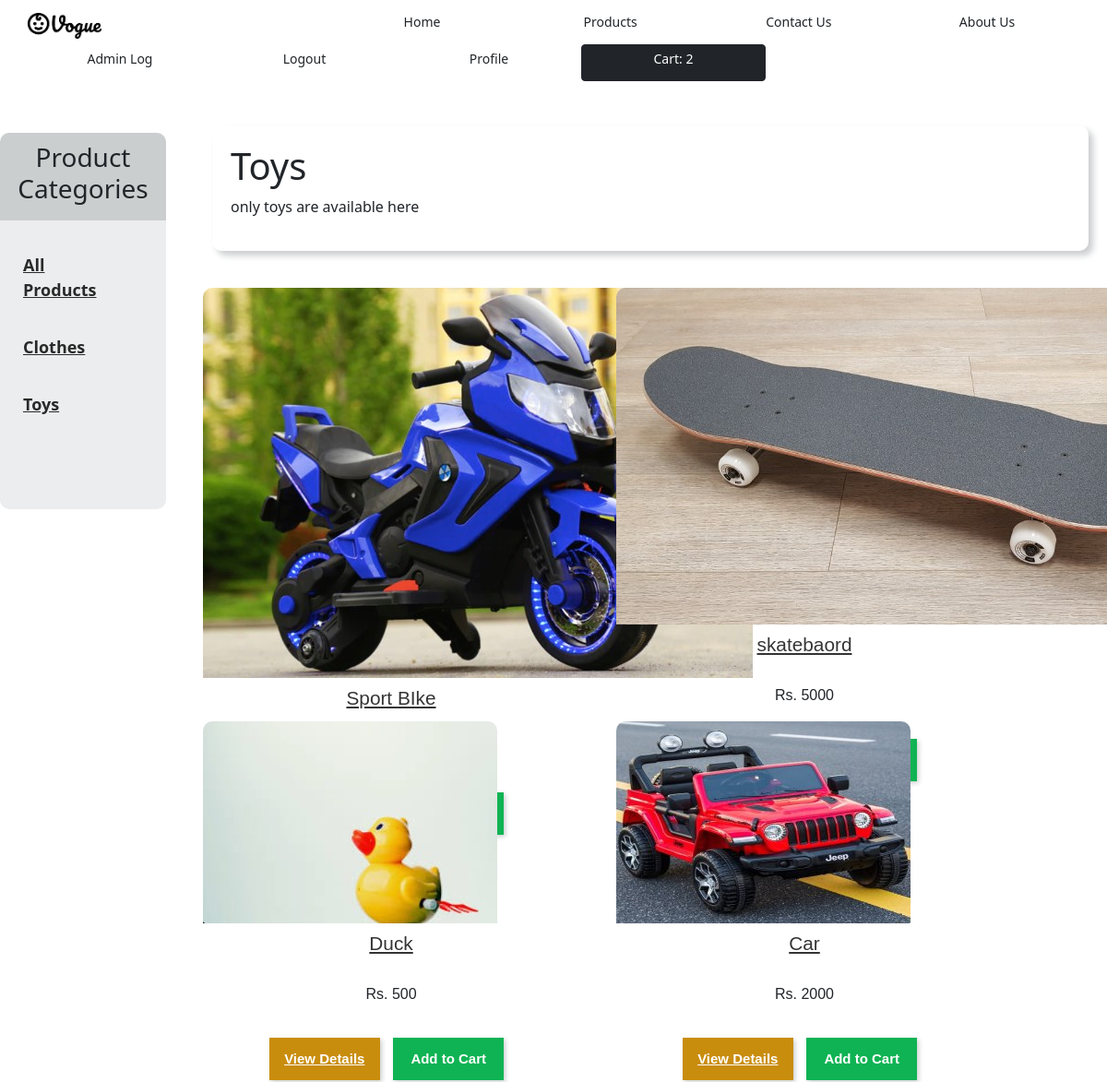
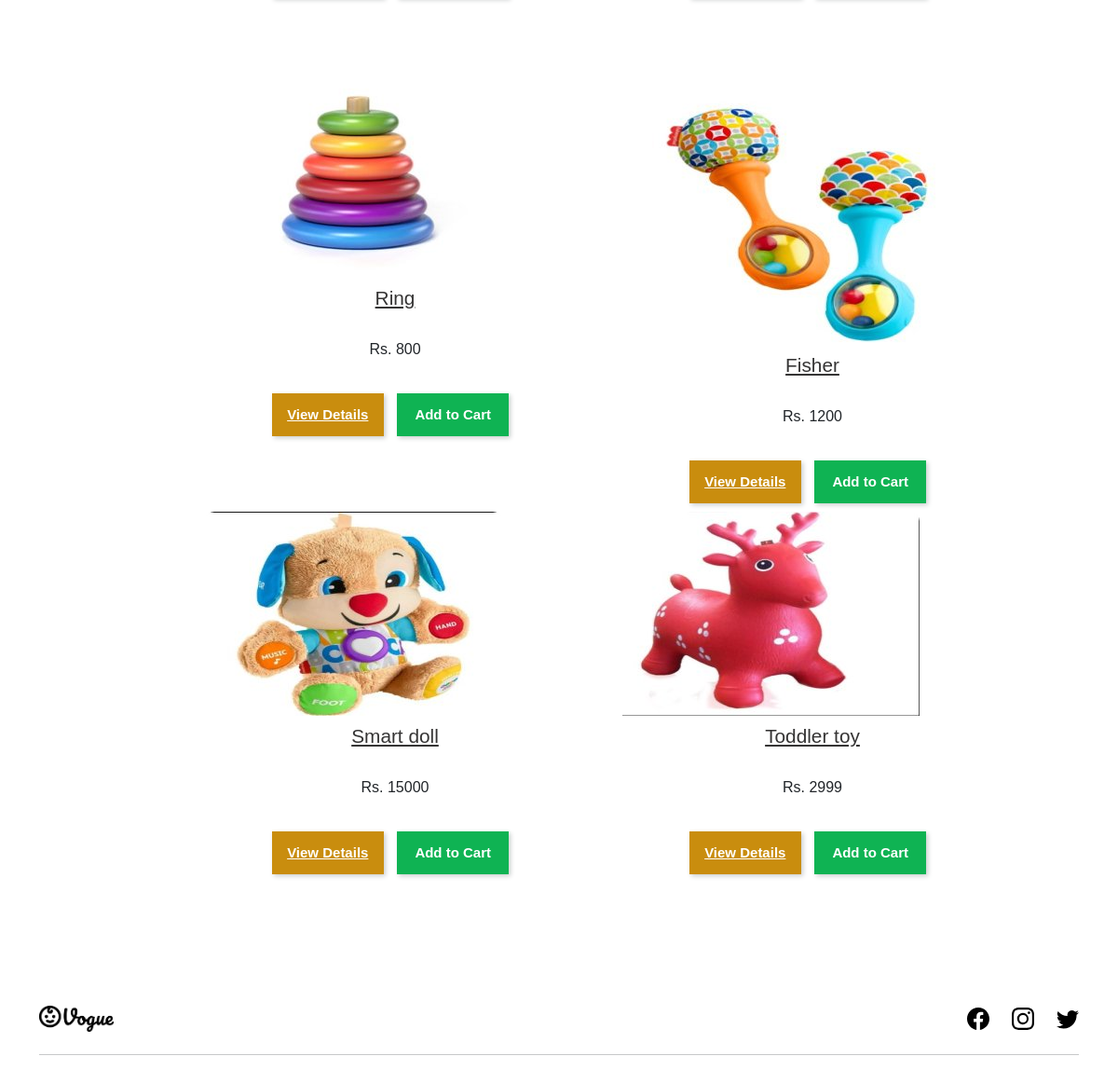
The app's page /index/products.php?cat=5 (signed in), older data (2 pictures, top to bottom).
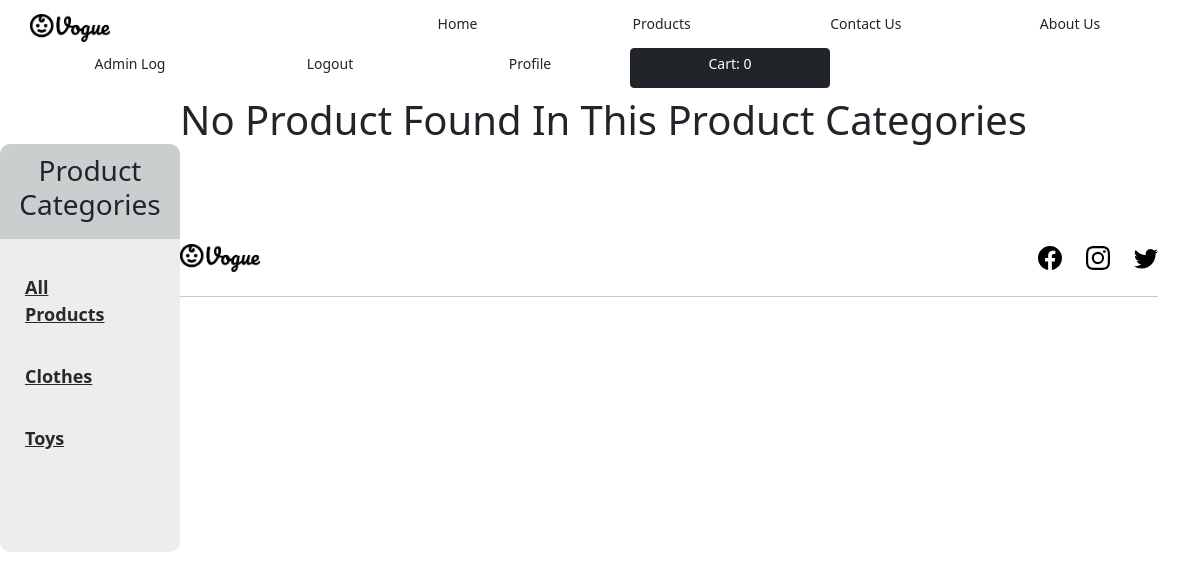
The same page, newer data.
### tables this page shows
CREATE TABLE IF NOT EXISTS `category` (
  `categoryID` int NOT NULL AUTO_INCREMENT,
  `categoryName` varchar(20) NOT NULL,
  `discription` varchar(250) NOT NULL,
  `imageLocation` varchar(1000) NOT NULL,
  PRIMARY KEY (`categoryID`)
);

CREATE TABLE IF NOT EXISTS `product` (
  `productID` int NOT NULL AUTO_INCREMENT,
  `productName` varchar(200) NOT NULL,
  `quantity` int NOT NULL,
  `unitsOnOrder` int NOT NULL DEFAULT '0',
  `unitPrice` int NOT NULL,
  `description` varchar(1000) NOT NULL,
  `discount` int NOT NULL,
  `imageLocation` varchar(1000) NOT NULL,
  `categoryID` int NOT NULL,
  `adminID` int NOT NULL,
  PRIMARY KEY (`productID`),
  KEY `categoryID` (`categoryID`),
  KEY `adminID` (`adminID`)
);

### index/functions.php (the view, shortened to what this page needs)
<?php
function getCat()
{
    require("connection.php");
    $get_category = "select * from category";
    $run_category = mysqli_query($conn, $get_category);
    while ($row_category = mysqli_fetch_array($run_category)) {
        $cat_id = $row_category['categoryID'];
        $cat_title = $row_category['categoryName'];
        echo "
    <li>
         <a class='Ctitle' href='products.php?cat=$cat_id'>
            $cat_title
         </a>
    </li>
    ";
    }
}
function getpcatpro()
{
    require("connection.php");
    if (isset($_GET['cat'])) {
        $p_cat_id = $_GET['cat'];
        $get_p_cat = "select * from category where categoryID='$p_cat_id'";
        $run_p_cat = mysqli_query($conn, $get_p_cat);
        $row_p_cat = mysqli_fetch_array($run_p_cat);
        $p_cat_title = $row_p_cat['categoryName'];
        $p_cat_desc = $row_p_cat['discription'];
        $get_products = "select * from product where categoryID='$p_cat_id'";
        $run_products = mysqli_query($conn, $get_products);
        $count = mysqli_num_rows($run_products);
        if ($count == 0) {
            echo "
                <div class='box'>
                    <h1> No Product Found In This Product Categories </h1>
                </div>
            ";
        } else {
            echo "
            <div class='box' style='padding:20px; margin-left:50px; margin-top:40px; margin-right:20px; border-radius:10px;   box-shadow: 5px 5px 7px #cbcecf, -5px -5px 7px #ffffff;'>
                    <h1> $p_cat_title </h1>
                    <p> $p_cat_desc </p>
                </div>
            ";
        }
        echo "<div class='Pcontainer'>
        <ul>
    ";
        while ($row_products = mysqli_fetch_array($run_products)) {
            $pro_id = $row_products['productID'];
            $pro_title = $row_products['productName'];
            $pro_price = $row_products['unitPrice'];
            $pro_img = $row_products['imageLocation'];
            echo "
        <li>
                <a href='productDetail.php?pro_id=$pro_id'>
                    <img class='Pimg' src='../source/Images/product_images/$pro_img' >
                </a>
                <div class='text'>
                    <h3>
                        <a class='Ptitle' href='productDetail.php?pro_id=$pro_id'>
                            $pro_title
                        </a>
                    </h3>
                    <p class='price'>
                        Rs. $pro_price
                    </p>
                    <p>
                        <a class='buttonD' href='productDetail.php?pro_id=$pro_id'>
                            View Details
                        </a>
                        <a  class='button' href='productDetail.php?add_cart=$pro_id'>
                             Add to Cart
                        </a>
                    </p>
                </div>
        </li>
        ";
        }
        echo " </ul>
    </div>";
    }
}
?>

### index/header.php (shortened to what this page needs)
<head>
    <link href="../source/css/style.css" rel="stylesheet" type="text/css" />
    <link
      href="https://cdn.jsdelivr.net/npm/bootstrap@5.2.3/dist/css/bootstrap.min.css"
      rel="stylesheet"
    />
</head>
<div class="navbar d-flex justify-content-between container">
    <div class="left">
        <img src="../source/images/product_images/BabyVogueLogo.png" alt="logo" id="logo">
    </div>
    <div class="middle">
    <a href="index.php" class="btn btn-sm">Home</a>
    <a href="products.php" class="btn btn-sm">Products</a>
    <a href="contactus.php" class="btn btn-sm">Contact Us</a>
    <a href="aboutus.php" class="btn btn-sm">About Us</a>
    </div>
    <div class="right d-flex">
        <?php
    include_once 'connection.php';
    if (isset($_SESSION['userEmail'])) {
        $userEmail = $_SESSION['userEmail'];
        $cart_query = "select * from cart where userEmail='$userEmail'";
        $run_cart = mysqli_query($conn, $cart_query);
        $cart_qty = mysqli_num_rows($run_cart);
    } else {
        $cart_qty = 0;
    }
    ?>
        <a href="adminLogin.php" class="btn btn-sm">Admin Log</a>
        <?php
        if (!isset($_SESSION['userEmail'])) {
            echo '<a href="login.php" class="btn btn-sm">Login</a>';
            echo '<a href="signUp.php" class="btn btn-sm">Sign Up</a>';
        } else {
            echo '<a href="logout.php" class="btn btn-sm">Logout</a>';
            echo '<a href="customerprofile.php" class="btn btn-sm">Profile</a>';
        }
        ?>
        <a href="showCart.php" class="btn btn-dark btn-sm">Cart: <?php echo $cart_qty; ?></a>
    </div>
</div>

Row changes from the older to the newer data that the page shows:
removed product: imageLocation (picture), productName "Sport BIke"
removed product: imageLocation (picture), productName "skatebaord", unitPrice "5000"
removed product: imageLocation (picture), productName "Duck", unitPrice "500"
removed product: imageLocation (picture), productName "Car", unitPrice "2000"
removed product: imageLocation (picture), productName "Ring", unitPrice "800"
removed product: imageLocation (picture), productName "Fisher", unitPrice "1200"
removed product: imageLocation (picture), productName "Smart doll", unitPrice "15000"
removed product: imageLocation (picture), productName "Toddler toy", unitPrice "2999"
shown differently, row unchanged: category "Toys": categoryName "Toys" → (not shown); discription "only toys are available here" → (not shown)
Text that changed along with them:
$cart_qty: "2" → "0"
text now shown: "No Product Found In This Product Categories"
